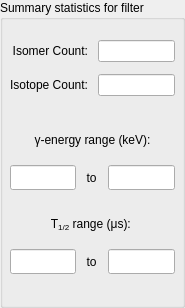
     <widget class="QGroupBox" name="gb_summaryStats">
      <property name="sizePolicy">
       <sizepolicy hsizetype="Fixed" vsizetype="MinimumExpanding">
        <horstretch>0</horstretch>
        <verstretch>0</verstretch>
       </sizepolicy>
      </property>
      <property name="minimumSize">
       <size>
        <width>185</width>
        <height>288</height>
       </size>
      </property>
      <property name="maximumSize">
       <size>
        <width>180</width>
        <height>16777215</height>
       </size>
      </property>
      <property name="title">
       <string>Summary statistics for filter</string>
      </property>
      <layout class="QVBoxLayout" name="verticalLayout_6" stretch="1,1,0,0">
       <property name="spacing">
        <number>12</number>
       </property>
       <property name="leftMargin">
        <number>7</number>
       </property>
       <property name="topMargin">
        <number>20</number>
       </property>
       <property name="rightMargin">
        <number>7</number>
       </property>
       <item>
        <layout class="QGridLayout" name="gridLayout_5">
         <property name="horizontalSpacing">
          <number>10</number>
         </property>
         <property name="verticalSpacing">
          <number>12</number>
         </property>
         <item row="0" column="0">
          <widget class="QLabel" name="label_11">
           <property name="sizePolicy">
            <sizepolicy hsizetype="Preferred" vsizetype="Preferred">
             <horstretch>0</horstretch>
             <verstretch>0</verstretch>
            </sizepolicy>
           </property>
           <property name="baseSize">
            <size>
             <width>0</width>
             <height>75</height>
            </size>
           </property>
           <property name="text">
            <string>Isomer Count:</string>
           </property>
           <property name="alignment">
            <set>Qt::AlignmentFlag::AlignRight|Qt::AlignmentFlag::AlignTrailing|Qt::AlignmentFlag::AlignVCenter</set>
           </property>
          </widget>
         </item>
         <item row="0" column="1">
          <widget class="QLineEdit" name="le_isomerCounts">
           <property name="sizePolicy">
            <sizepolicy hsizetype="Maximum" vsizetype="Fixed">
             <horstretch>0</horstretch>
             <verstretch>0</verstretch>
            </sizepolicy>
           </property>
           <property name="baseSize">
            <size>
             <width>0</width>
             <height>75</height>
            </size>
           </property>
           <property name="alignment">
            <set>Qt::AlignmentFlag::AlignCenter</set>
           </property>
           <property name="readOnly">
            <bool>true</bool>
           </property>
          </widget>
         </item>
         <item row="1" column="0">
          <widget class="QLabel" name="label_12">
           <property name="sizePolicy">
            <sizepolicy hsizetype="Preferred" vsizetype="Preferred">
             <horstretch>0</horstretch>
             <verstretch>0</verstretch>
            </sizepolicy>
           </property>
           <property name="baseSize">
            <size>
             <width>0</width>
             <height>75</height>
            </size>
           </property>
           <property name="text">
            <string>Isotope Count:</string>
           </property>
           <property name="textFormat">
            <enum>Qt::TextFormat::RichText</enum>
           </property>
           <property name="alignment">
            <set>Qt::AlignmentFlag::AlignRight|Qt::AlignmentFlag::AlignTrailing|Qt::AlignmentFlag::AlignVCenter</set>
           </property>
          </widget>
         </item>
         <item row="1" column="1">
          <widget class="QLineEdit" name="le_isotopeCounts">
           <property name="sizePolicy">
            <sizepolicy hsizetype="Maximum" vsizetype="Fixed">
             <horstretch>0</horstretch>
             <verstretch>0</verstretch>
            </sizepolicy>
           </property>
           <property name="baseSize">
            <size>
             <width>0</width>
             <height>75</height>
            </size>
           </property>
           <property name="alignment">
            <set>Qt::AlignmentFlag::AlignCenter</set>
           </property>
           <property name="readOnly">
            <bool>true</bool>
           </property>
          </widget>
         </item>
        </layout>
       </item>
       <item>
        <spacer name="verticalSpacer_4">
         <property name="orientation">
          <enum>Qt::Orientation::Vertical</enum>
         </property>
         <property name="sizeType">
          <enum>QSizePolicy::Policy::Preferred</enum>
         </property>
         <property name="sizeHint" stdset="0">
          <size>
           <width>20</width>
           <height>20</height>
          </size>
         </property>
        </spacer>
       </item>
       <item>
        <layout class="QVBoxLayout" name="summaryLayout">
         <property name="sizeConstraint">
          <enum>QLayout::SizeConstraint::SetDefaultConstraint</enum>
         </property>
         <item>
          <widget class="QLabel" name="label">
           <property name="sizePolicy">
            <sizepolicy hsizetype="Preferred" vsizetype="Preferred">
             <horstretch>0</horstretch>
             <verstretch>0</verstretch>
            </sizepolicy>
           </property>
           <property name="minimumSize">
            <size>
             <width>0</width>
             <height>25</height>
            </size>
           </property>
           <property name="baseSize">
            <size>
             <width>0</width>
             <height>75</height>
            </size>
           </property>
           <property name="text">
            <string>&amp;gamma;-energy range (keV):</string>
           </property>
           <property name="textFormat">
            <enum>Qt::TextFormat::RichText</enum>
           </property>
           <property name="alignment">
            <set>Qt::AlignmentFlag::AlignCenter</set>
           </property>
          </widget>
         </item>
         <item>
          <layout class="QHBoxLayout" name="horizontalLayout_3">
           <property name="spacing">
            <number>4</number>
           </property>
           <item>
            <widget class="QLineEdit" name="le_lowGammaSum">
             <property name="sizePolicy">
              <sizepolicy hsizetype="Maximum" vsizetype="Fixed">
               <horstretch>0</horstretch>
               <verstretch>0</verstretch>
              </sizepolicy>
             </property>
             <property name="minimumSize">
              <size>
               <width>0</width>
               <height>25</height>
              </size>
             </property>
             <property name="baseSize">
              <size>
               <width>0</width>
               <height>75</height>
              </size>
             </property>
             <property name="alignment">
              <set>Qt::AlignmentFlag::AlignCenter</set>
             </property>
             <property name="readOnly">
              <bool>true</bool>
             </property>
            </widget>
           </item>
           <item>
            <widget class="QLabel" name="label_19">
             <property name="sizePolicy">
              <sizepolicy hsizetype="Preferred" vsizetype="Preferred">
               <horstretch>0</horstretch>
               <verstretch>0</verstretch>
              </sizepolicy>
             </property>
             <property name="text">
              <string>  to  </string>
             </property>
            </widget>
           </item>
           <item>
            <widget class="QLineEdit" name="le_highGammaSum">
             <property name="sizePolicy">
              <sizepolicy hsizetype="Maximum" vsizetype="Fixed">
               <horstretch>0</horstretch>
               <verstretch>0</verstretch>
              </sizepolicy>
             </property>
             <property name="minimumSize">
              <size>
               <width>0</width>
               <height>25</height>
              </size>
             </property>
             <property name="baseSize">
              <size>
               <width>0</width>
               <height>75</height>
              </size>
             </property>
             <property name="alignment">
              <set>Qt::AlignmentFlag::AlignCenter</set>
             </property>
             <property name="readOnly">
              <bool>true</bool>
             </property>
            </widget>
           </item>
          </layout>
         </item>
         <item>
          <spacer name="verticalSpacer_3">
           <property name="orientation">
            <enum>Qt::Orientation::Vertical</enum>
           </property>
           <property name="sizeType">
            <enum>QSizePolicy::Policy::Fixed</enum>
           </property>
           <property name="sizeHint" stdset="0">
            <size>
             <width>20</width>
             <height>10</height>
            </size>
           </property>
          </spacer>
         </item>
         <item>
          <widget class="QLabel" name="label_20">
           <property name="sizePolicy">
            <sizepolicy hsizetype="Preferred" vsizetype="Fixed">
             <horstretch>0</horstretch>
             <verstretch>0</verstretch>
            </sizepolicy>
           </property>
           <property name="minimumSize">
            <size>
             <width>0</width>
             <height>25</height>
            </size>
           </property>
           <property name="baseSize">
            <size>
             <width>0</width>
             <height>100</height>
            </size>
           </property>
           <property name="text">
            <string>T&lt;sub&gt;1/2&lt;/sub&gt; range (&amp;mu;s):
</string>
           </property>
           <property name="alignment">
            <set>Qt::AlignmentFlag::AlignCenter</set>
           </property>
          </widget>
         </item>
         <item>
          <layout class="QHBoxLayout" name="horizontalLayout_4">
           <property name="spacing">
            <number>4</number>
           </property>
           <item>
            <widget class="QLineEdit" name="le_lowT12Sum">
             <property name="sizePolicy">
              <sizepolicy hsizetype="Maximum" vsizetype="Fixed">
               <horstretch>0</horstretch>
               <verstretch>0</verstretch>
              </sizepolicy>
             </property>
             <property name="minimumSize">
              <size>
               <width>0</width>
               <height>25</height>
              </size>
             </property>
             <property name="baseSize">
              <size>
               <width>0</width>
               <height>75</height>
              </size>
             </property>
             <property name="alignment">
              <set>Qt::AlignmentFlag::AlignCenter</set>
             </property>
             <property name="readOnly">
              <bool>true</bool>
             </property>
            </widget>
           </item>
           <item>
            <widget class="QLabel" name="label_21">
             <property name="sizePolicy">
              <sizepolicy hsizetype="Preferred" vsizetype="Preferred">
               <horstretch>0</horstretch>
               <verstretch>0</verstretch>
              </sizepolicy>
             </property>
             <property name="text">
              <string>  to  </string>
             </property>
            </widget>
           </item>
           <item>
            <widget class="QLineEdit" name="le_highT12Sum">
             <property name="sizePolicy">
              <sizepolicy hsizetype="Maximum" vsizetype="Fixed">
               <horstretch>0</horstretch>
               <verstretch>0</verstretch>
              </sizepolicy>
             </property>
             <property name="minimumSize">
              <size>
               <width>0</width>
               <height>25</height>
              </size>
             </property>
             <property name="baseSize">
              <size>
               <width>0</width>
               <height>75</height>
              </size>
             </property>
             <property name="inputMethodHints">
              <set>Qt::InputMethodHint::ImhNone</set>
             </property>
             <property name="alignment">
              <set>Qt::AlignmentFlag::AlignCenter</set>
             </property>
             <property name="readOnly">
              <bool>true</bool>
             </property>
            </widget>
           </item>
          </layout>
         </item>
        </layout>
       </item>
       <item>
        <spacer name="verticalSpacer_2">
         <property name="orientation">
          <enum>Qt::Orientation::Vertical</enum>
         </property>
         <property name="sizeType">
          <enum>QSizePolicy::Policy::Preferred</enum>
         </property>
         <property name="sizeHint" stdset="0">
          <size>
           <width>20</width>
           <height>20</height>
          </size>
         </property>
        </spacer>
       </item>
      </layout>
     </widget>
